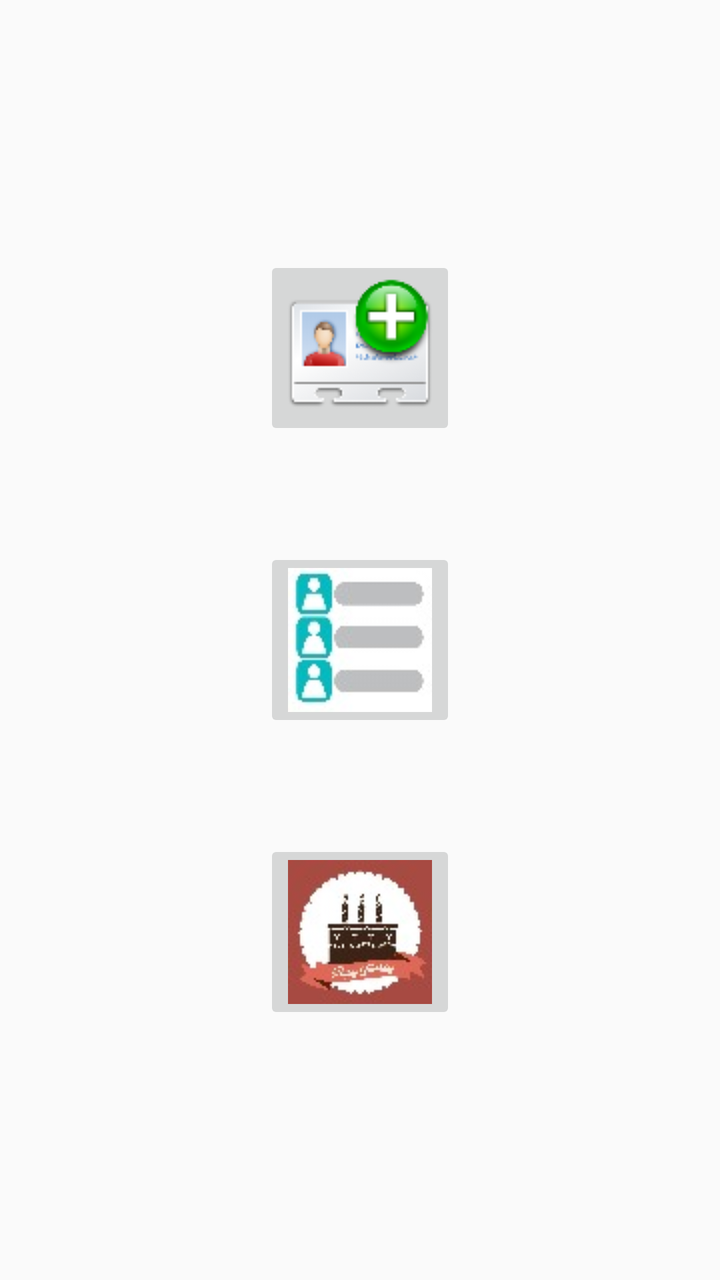
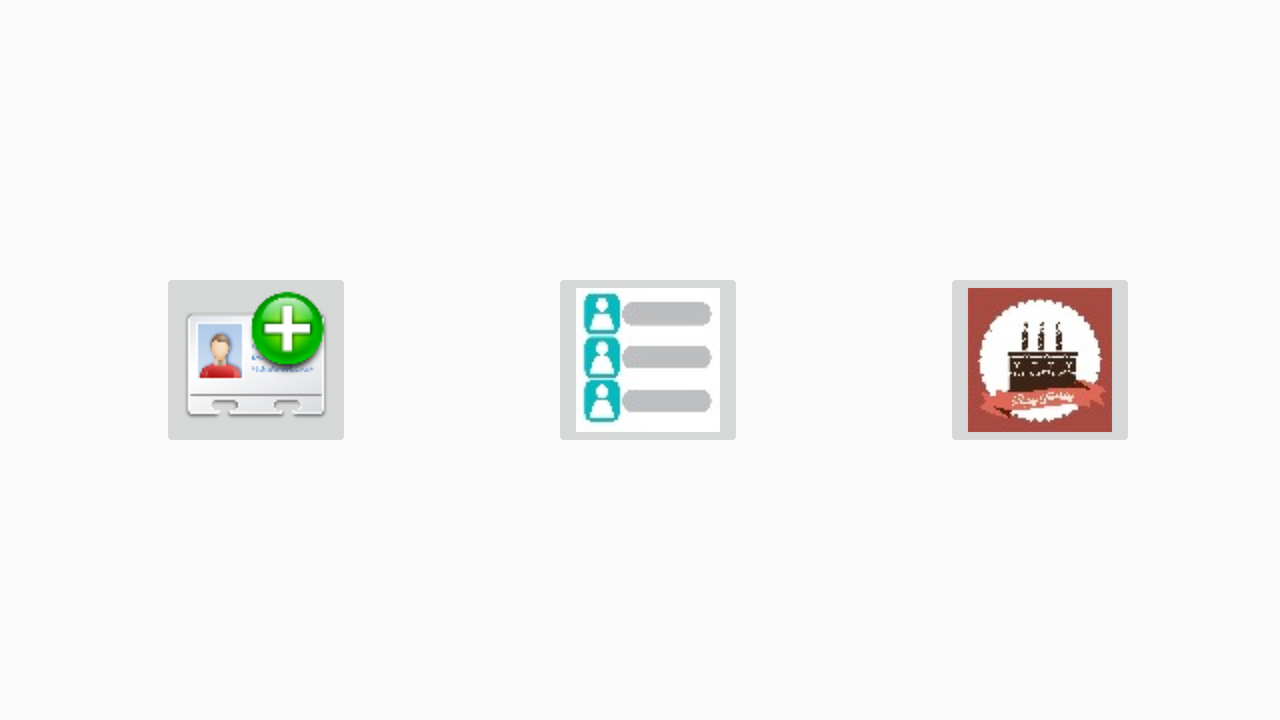

Compare how this app lays out the same screen by default and in its alternative resource folder. The renders come first, then the two layout files and the values they reference.
<!-- AndroidManifest.xml: application theme AppTheme -->
<!-- res/layout/activity_opciones.xml -->
<?xml version="1.0" encoding="utf-8"?>
<android.support.constraint.ConstraintLayout xmlns:android="http://schemas.android.com/apk/res/android"
    xmlns:app="http://schemas.android.com/apk/res-auto"
    xmlns:tools="http://schemas.android.com/tools"
    android:layout_width="match_parent"
    android:layout_height="match_parent"
    tools:context=".Opciones">

    <ImageButton
        android:id="@+id/imageButton"
        android:layout_width="wrap_content"
        android:layout_height="wrap_content"
        android:layout_marginTop="128dp"
        android:onClick="AgregarContacto"
        app:layout_constraintEnd_toEndOf="parent"
        app:layout_constraintStart_toStartOf="parent"
        app:layout_constraintTop_toTopOf="parent"
        app:srcCompat="@drawable/add_contact" />

    <ImageButton
        android:id="@+id/imageButton2"
        android:layout_width="wrap_content"
        android:layout_height="wrap_content"
        android:layout_marginTop="100dp"
        android:layout_marginBottom="100dp"
        android:onClick="ListaContactos"
        app:layout_constraintBottom_toTopOf="@+id/imageButton3"
        app:layout_constraintEnd_toEndOf="parent"
        app:layout_constraintStart_toStartOf="parent"
        app:layout_constraintTop_toBottomOf="@+id/imageButton"
        app:srcCompat="@drawable/list_contact" />

    <ImageButton
        android:id="@+id/imageButton3"
        android:layout_width="wrap_content"
        android:layout_height="wrap_content"
        android:layout_marginBottom="128dp"
        android:onClick="ListaCumple"
        app:layout_constraintBottom_toBottomOf="parent"
        app:layout_constraintEnd_toEndOf="parent"
        app:layout_constraintStart_toStartOf="parent"
        app:srcCompat="@drawable/happy_birthday_cake" />
</android.support.constraint.ConstraintLayout>
<!-- resources referenced by this layout -->
<resources>
  <!-- drawable add_contact: png bitmap (drawable, 6649 bytes) -->
  <!-- drawable happy_birthday_cake: jpg bitmap (drawable, 3253 bytes) -->
  <!-- drawable list_contact: jpg bitmap (drawable, 2392 bytes) -->
  <style name="AppTheme" parent="Theme.AppCompat.Light.DarkActionBar">
          
          
          <item name="colorPrimary">#212121</item>
          <item name="colorPrimaryDark">#000000</item>
          <item name="colorAccent">@color/colorAccent</item>
          <item name="backgroundcolor">#303030</item>
          <item name="cardbackground">#424242</item>
          <item name="textcolor">#ffffff</item>
          <item name="tintcolor">#ffffff</item>
          <item name="buttoncolor">#2196F3</item>
          <item name="hintcolor">#5c5c5c</item>
      </style>
</resources>
<!-- res/layout-land/activity_opciones.xml (the repository's variant of the layout above) -->
<!-- drawn on the phone turned sideways -->
<?xml version="1.0" encoding="utf-8"?>
<android.support.constraint.ConstraintLayout xmlns:android="http://schemas.android.com/apk/res/android"
    xmlns:app="http://schemas.android.com/apk/res-auto"
    xmlns:tools="http://schemas.android.com/tools"
    android:layout_width="match_parent"
    android:layout_height="match_parent"
    tools:context=".Opciones">

    <ImageButton
        android:id="@+id/imageButton"
        android:layout_width="wrap_content"
        android:layout_height="wrap_content"
        android:layout_marginStart="80dp"
        android:layout_marginLeft="80dp"
        android:onClick="AgregarContacto"
        app:layout_constraintBottom_toBottomOf="parent"
        app:layout_constraintStart_toStartOf="parent"
        app:layout_constraintTop_toTopOf="parent"
        app:srcCompat="@drawable/add_contact" />

    <ImageButton
        android:id="@+id/imageButton2"
        android:layout_width="wrap_content"
        android:layout_height="wrap_content"
        android:onClick="ListaContactos"
        app:layout_constraintBottom_toBottomOf="parent"
        app:layout_constraintEnd_toStartOf="@+id/imageButton3"
        app:layout_constraintStart_toEndOf="@+id/imageButton"
        app:layout_constraintTop_toTopOf="parent"
        app:srcCompat="@drawable/list_contact" />

    <ImageButton
        android:id="@+id/imageButton3"
        android:layout_width="wrap_content"
        android:layout_height="wrap_content"
        android:layout_marginEnd="72dp"
        android:layout_marginRight="72dp"
        android:onClick="ListaCumple"
        app:layout_constraintBottom_toBottomOf="parent"
        app:layout_constraintEnd_toEndOf="parent"
        app:layout_constraintTop_toTopOf="parent"
        app:srcCompat="@drawable/happy_birthday_cake" />
</android.support.constraint.ConstraintLayout>
